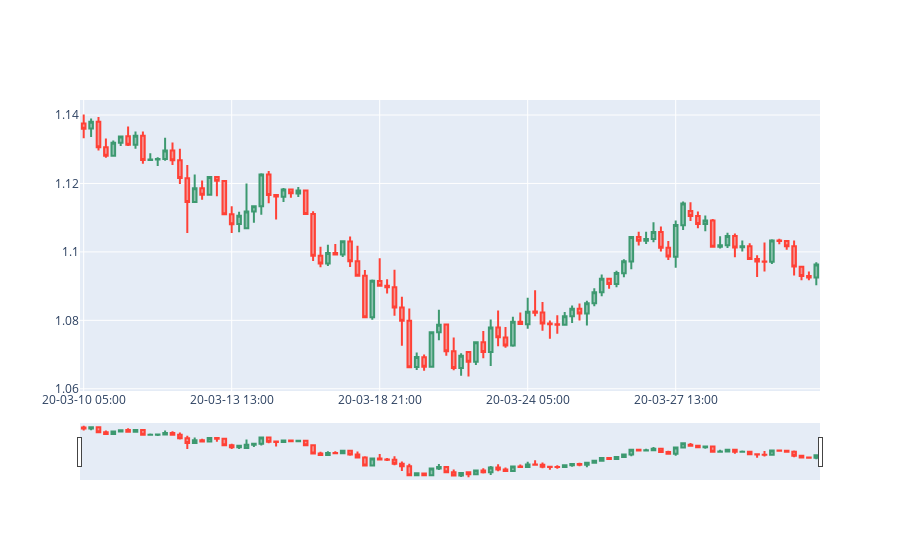

The notebook cell saved with this chart:
### Code cell
print(df[:100].sTime)
fig = go.Figure()
fig.add_trace(go.Candlestick(
        x = df[:100].sTime,
        open=df[:100].mid_o,
        low=df[:100].mid_l,
        high=df[:100].mid_h,
        close=df[:100].mid_c,
    )    
)
fig.update_layout(xaxis = dict(type="category"))
fig.update_xaxes(
    nticks=5
)
fig.show()
